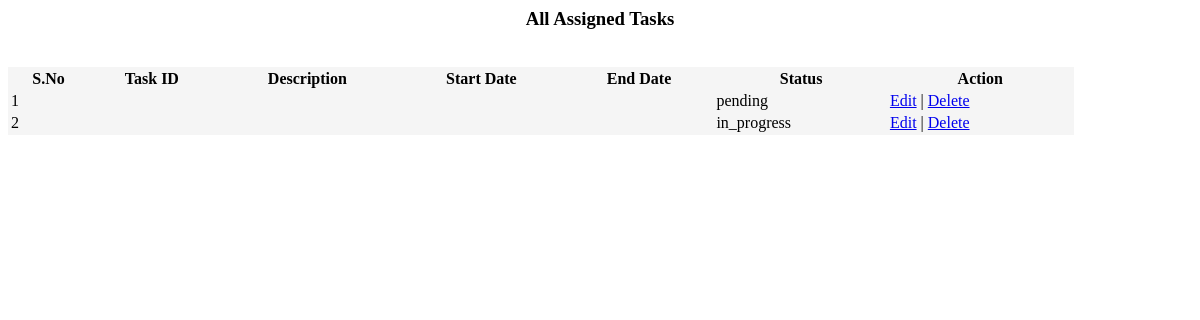
The page /admin/manage_task.php on the database as committed earlier.
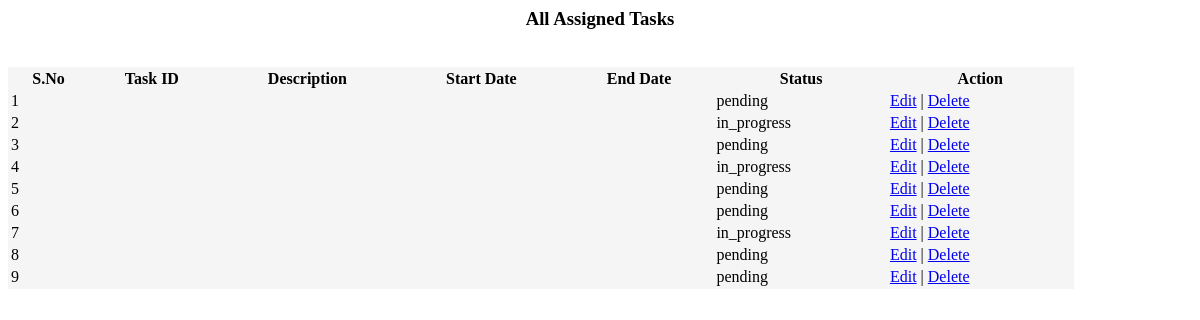
The same page on the database as committed later.
### tables this page shows
CREATE TABLE tasks (
    id INT PRIMARY KEY AUTO_INCREMENT,
    user_id INT NOT NULL,
    title VARCHAR(200) NOT NULL,
    deadline DATE NOT NULL,
    priority ENUM('low', 'medium', 'high') DEFAULT 'medium',
    status ENUM('pending', 'in_progress', 'completed') DEFAULT 'pending',
    FOREIGN KEY (user_id) REFERENCES users(id) ON DELETE CASCADE
);

### admin/manage_task.php (the view)
<?php
include('../includes/connection.php');
?>
<html>
<center><h3>All Assigned Tasks</h3></center><br>
<table class="table table-bordered" style="background-color:whitesmoke; width:90%;">
    <thead class="thead-dark">
        <tr>
            <th>S.No</th>
            <th>Task ID</th>
            <th>Description</th>
            <th>Start Date</th>
            <th>End Date</th>
            <th>Status</th>
            <th>Action</th>
        </tr>
    </thead>
    <tbody>
        <?php
        $sno=1;
        $query = "SELECT * FROM tasks";
        $query_run = mysqli_query($connection, $query);
        while($row = mysqli_fetch_assoc($query_run)) {
        ?>
            <tr>
                <td><?php echo $sno; ?></td>
                <td><?php echo $row['tid']; ?></td>
                <td><?php echo $row['description']; ?></td>
                <td><?php echo $row['start_date']; ?></td>
                <td><?php echo $row['end_date']; ?></td>
                <td><?php echo $row['status']; ?></td>
                <td><a href="edit_task.php?id=<?php echo $row['tid']; ?>">Edit</a> | <a href="delete_task.php?id=<?php echo $row['tid']; ?>">Delete</a></td>
            </tr>
        <?php
            $sno++;
        }
        ?>
    </tbody>
</table>
</html>

Rows that differ between the two databases and show on the page:
added tasks: status "pending"
added tasks: status "in_progress"
added tasks: status "pending"
added tasks: status "pending"
added tasks: status "in_progress"
added tasks: status "pending"
added tasks: status "pending"
